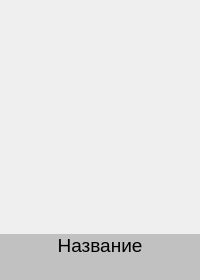
<?xml version="1.0" encoding="UTF-8"?>
<ui version="4.0">
 <class>manga</class>
 <widget class="QWidget" name="manga">
  <property name="geometry">
   <rect>
    <x>0</x>
    <y>0</y>
    <width>200</width>
    <height>280</height>
   </rect>
  </property>
  <property name="windowTitle">
   <string>Form</string>
  </property>
  <widget class="QFrame" name="frame">
   <property name="geometry">
    <rect>
     <x>0</x>
     <y>0</y>
     <width>200</width>
     <height>280</height>
    </rect>
   </property>
   <property name="frameShape">
    <enum>QFrame::NoFrame</enum>
   </property>
   <property name="frameShadow">
    <enum>QFrame::Raised</enum>
   </property>
   <widget class="QPushLabel" name="lb_manga_form_avatar">
    <property name="geometry">
     <rect>
      <x>0</x>
      <y>0</y>
      <width>200</width>
      <height>280</height>
     </rect>
    </property>
    <property name="frameShape">
     <enum>QFrame::NoFrame</enum>
    </property>
    <property name="text">
     <string/>
    </property>
    <property name="scaledContents">
     <bool>true</bool>
    </property>
   </widget>
   <widget class="QLabel" name="lb_manga_form_name">
    <property name="geometry">
     <rect>
      <x>0</x>
      <y>234</y>
      <width>200</width>
      <height>47</height>
     </rect>
    </property>
    <property name="font">
     <font>
      <pointsize>14</pointsize>
      <italic>false</italic>
      <underline>false</underline>
      <strikeout>false</strikeout>
      <kerning>true</kerning>
      <fontweight>Medium</fontweight>
     </font>
    </property>
    <property name="styleSheet">
     <string notr="true">background-color: rgba(180, 180, 180, 200);</string>
    </property>
    <property name="text">
     <string>Название</string>
    </property>
    <property name="alignment">
     <set>Qt::AlignHCenter|Qt::AlignTop</set>
    </property>
    <property name="wordWrap">
     <bool>true</bool>
    </property>
   </widget>
  </widget>
 </widget>
 <customwidgets>
  <customwidget>
   <class>QPushLabel</class>
   <extends>QLabel</extends>
   <header>qpushlabel.h</header>
  </customwidget>
 </customwidgets>
 <resources/>
 <connections/>
</ui>
